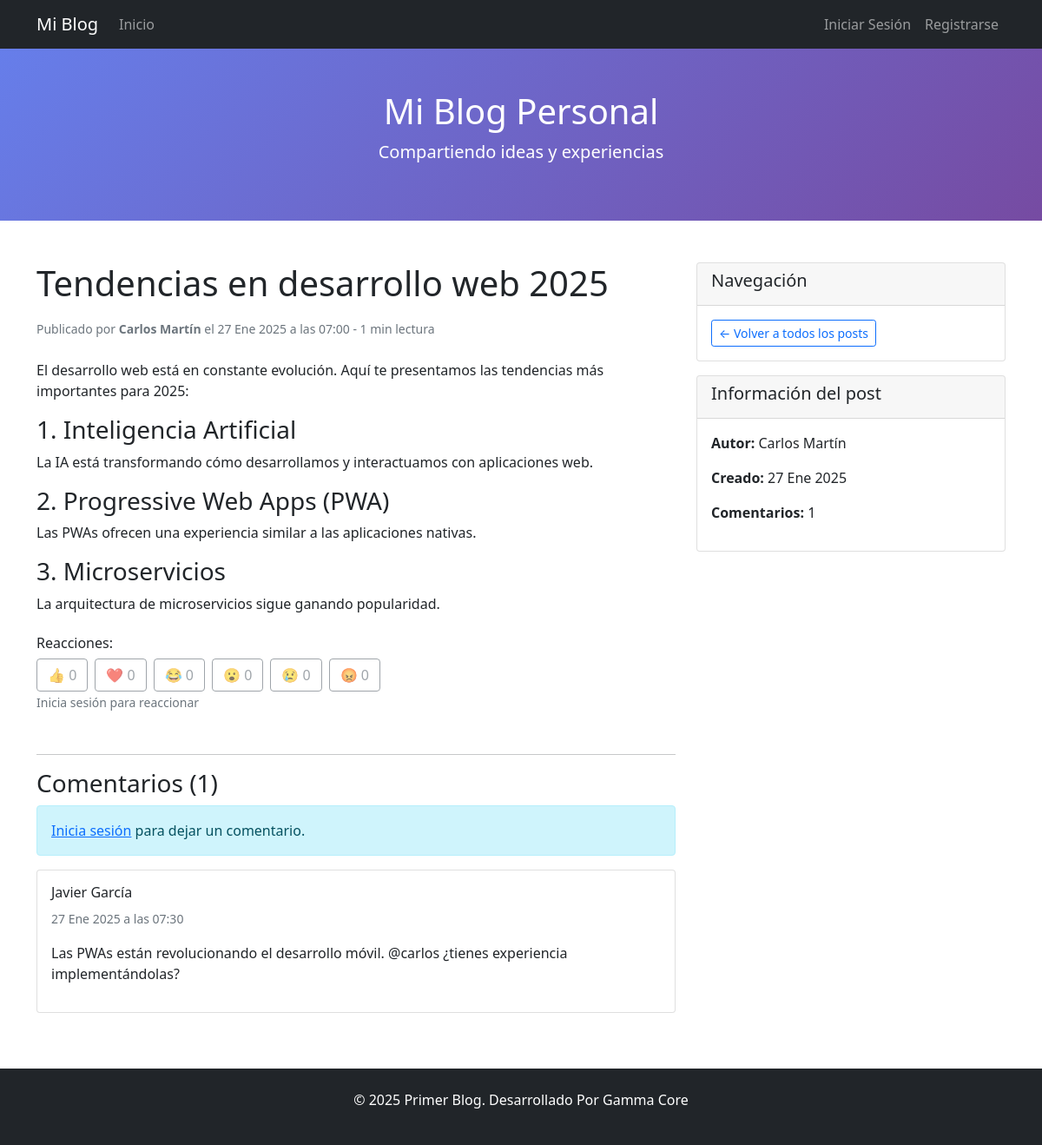
/post/tendencias-desarrollo-web-2025/, run on the app's committed database.
### blog/models.py (models this page shows, shortened)
class Post(models.Model):
    title = models.CharField(max_length=200, verbose_name='Título')
    slug = models.SlugField(max_length=200, unique=True)
    author = models.ForeignKey(User, on_delete=models.CASCADE, verbose_name='Autor')
    content = RichTextField(verbose_name='Contenido')
    excerpt = models.TextField(max_length=300, blank=True, verbose_name='Resumen')
    cover_image = models.ImageField(upload_to='posts/', blank=True, null=True, verbose_name='Imagen de portada')
    tags = TaggableManager(verbose_name='Etiquetas')
    created_date = models.DateTimeField(default=timezone.now, verbose_name='Fecha de creación')
    published_date = models.DateTimeField(blank=True, null=True, verbose_name='Fecha de publicación')
    published = models.BooleanField(default=False, verbose_name='Publicado')
    class Meta:
        ordering = ['-created_date']
        verbose_name = 'Post'
        verbose_name_plural = 'Posts'
    @property
    def reading_time(self):
        text = strip_tags(self.content or "")
        word_count = len(text.split())
        minutes = math.ceil(word_count / 200) if word_count > 0 else 1
        return max(1, int(minutes))
    def get_rating_count(self):
        return self.reviews.count()
    def get_approved_comments_count(self):
        return self.comments.filter(is_approved=True).count()

class Comment(models.Model):
    post = models.ForeignKey(Post, on_delete=models.CASCADE, related_name='comments')
    author = models.ForeignKey(User, on_delete=models.CASCADE, verbose_name='Autor', null=True, blank=True)
    name = models.CharField(max_length=100, verbose_name='Nombre', blank=True)
    email = models.EmailField(verbose_name='Email', blank=True)
    content = models.TextField(verbose_name='Comentario')
    created_date = models.DateTimeField(auto_now_add=True, verbose_name='Fecha')
    is_approved = models.BooleanField(default=False, verbose_name='Aprobado')
    pinned = models.BooleanField(default=False, verbose_name='Fijado')
    class Meta:
        ordering = ['created_date']
        verbose_name = 'Comentario'
        verbose_name_plural = 'Comentarios'

### blog/views.py (the view, shortened to what this page needs)
# urls.py: path('post/<slug:slug>/', views.post_detail, name='post_detail'),
def post_detail(request, slug):
    post = get_object_or_404(Post, slug=slug, published=True)
    comments = post.comments.filter(is_approved=True).annotate(
        score=models.Sum('votes__vote')
    ).order_by('-pinned', '-score', 'created_date')
    new_comment = None
    user_review = None
    user_reaction = None
    can_moderate = False
    if request.user.is_authenticated and request.user == post.author:
        can_moderate = True
        comments = post.comments.all().annotate(
            score=models.Sum('votes__vote')
        ).order_by('-pinned', '-score', 'created_date')
    if request.method == 'POST':
        if 'comment' in request.POST:
            if not request.user.is_authenticated:
                messages.error(request, 'Debes iniciar sesión para comentar.')
                return redirect('blog:login')
            comment_form = CommentForm(data=request.POST)
            if comment_form.is_valid():
                new_comment = comment_form.save(commit=False)
                new_comment.post = post
                new_comment.author = request.user
                new_comment.save()
                detect_mentions(new_comment.content, post, request.user)
                send_comment_notification(post, request.user)
                messages.success(request, '¡Tu comentario ha sido añadido y está pendiente de aprobación!')
                return redirect('blog:post_detail', slug=post.slug)
        else:
            comment_form = CommentForm()
        if 'review' in request.POST:
            if not request.user.is_authenticated:
                messages.error(request, 'Debes iniciar sesión para calificar.')
                return redirect('blog:login')
            review_form = ReviewForm(data=request.POST)
            if review_form.is_valid():
                review, created = Review.objects.get_or_create(
                    post=post,
                    user=request.user,
                    defaults=review_form.cleaned_data
                )
                if not created:
                    review.rating = review_form.cleaned_data['rating']
                    review.comment = review_form.cleaned_data['comment']
                    review.save()
                    messages.success(request, '¡Tu calificación ha sido actualizada!')
                else:
                    messages.success(request, '¡Gracias por tu calificación!')
                return redirect('blog:post_detail', slug=post.slug)
        else:
            review_form = ReviewForm()
    else:
        comment_form = CommentForm()
        review_form = ReviewForm()
    comment_votes = {}
    if request.user.is_authenticated:
        for comment in comments:
            comment_votes[comment.id] = comment.get_user_vote(request.user)
    return render(request, 'blog/post_detail.html', {
        'post': post,
        'comments': comments,
        'approved_comments_count': post.get_approved_comments_count(),
        'new_comment': new_comment,
        'comment_form': comment_form,
        'review_form': review_form,
        'user_review': user_review,
        'user_reaction': user_reaction,
        'can_moderate': can_moderate,
        'reaction_types': Reaction.REACTION_TYPES,
        'comment_votes': comment_votes
    })

### blog/templates/blog/post_detail.html (shortened to what this page needs)
{% extends 'base.html' %}
{% block content %}
<div class="row">
    <div class="col-md-8">
        <article class="mb-5">
            <h1 class="mb-3">{{ post.title }}</h1>
            <div class="text-muted mb-4">
                <small>
                    Publicado por <strong>{{ post.author.first_name }} {{ post.author.last_name }}</strong>
                    el {{ post.published_date|date:"d M Y \a \l\a\s H:i" }} - {{ post.reading_time }} min lectura
                </small>
            </div>
            <div class="post-content">
                {{ post.content|safe }}
            </div>
            <div class="reactions-section mt-4 mb-4">
                <h6>Reacciones:</h6>
                <div class="reactions-container d-flex gap-2 flex-wrap">
                    {% for reaction_type, reaction_label in reaction_types %}
                        {% if user.is_authenticated %}
                            <button class="btn btn-outline-secondary reaction-btn"
                                    data-reaction="{{ reaction_type }}"
                                    data-post-slug="{{ post.slug }}">
                                <span class="reaction-emoji">{{ reaction_type }}</span>
                                <span class="reaction-count" id="count-{{ reaction_type }}">0</span>
                            </button>
                        {% else %}
                            <div class="btn btn-outline-secondary disabled" title="Inicia sesión para reaccionar">
                                <span class="reaction-emoji">{{ reaction_type }}</span>
                                <span class="reaction-count" id="count-{{ reaction_type }}">0</span>
                            </div>
                        {% endif %}
                    {% endfor %}
                </div>
                {% if not user.is_authenticated %}
                    <small class="text-muted">Inicia sesión para reaccionar</small>
                {% endif %}
            </div>
        </article>
        <hr>
        <div class="comments-section">
            <h3>Comentarios ({{ approved_comments_count }})</h3>
            {% if user.is_authenticated %}
                <div class="card mb-4">
                    <div class="card-header">
                        <h5>Deja tu comentario</h5>
                    </div>
                    <div class="card-body">
                        <form method="post">
                            {% csrf_token %}
                            <input type="hidden" name="comment" value="1">
                            <div class="mb-3">
                                {{ comment_form.content }}
                            </div>
                            <button type="submit" class="btn btn-success">
                                <i class="fas fa-comment"></i> Publicar comentario
                            </button>
                        </form>
                    </div>
                </div>
            {% else %}
                <div class="alert alert-info">
                    <a href="{% url 'blog:login' %}">Inicia sesión</a> para dejar un comentario.
                </div>
            {% endif %}
            {% for comment in comments %}
                <div class="card mb-3 {% if not comment.is_approved %}border-warning{% endif %} {% if comment.pinned %}border-primary{% endif %}">
                    <div class="card-body">
                        <div class="d-flex justify-content-between align-items-start">
                            <div class="flex-grow-1">
                                <h6 class="card-title">
                                    {{ comment.author.first_name }} {{ comment.author.last_name }}
                                </h6>
                                <small class="text-muted">{{ comment.created_date|date:"d M Y \a \l\a\s H:i" }}</small>
                            </div>
                        </div>
                        <p class="card-text mt-2">{{ comment.content|linebreaks }}</p>
                    </div>
                </div>
            {% empty %}
                <div class="alert alert-info">
                    <p>No hay comentarios aún. ¡Sé el primero en comentar!</p>
                </div>
            {% endfor %}
        </div>
    </div>
    <div class="col-md-4">
        <div class="card mb-3">
            <div class="card-header">
                <h5>Navegación</h5>
            </div>
            <div class="card-body">
                <a href="{% url 'blog:post_list' %}" class="btn btn-outline-primary btn-sm">
                    ← Volver a todos los posts
                </a>
            </div>
        </div>
        <div class="card">
            <div class="card-header">
                <h5>Información del post</h5>
            </div>
            <div class="card-body">
                <p><strong>Autor:</strong> {{ post.author.first_name }} {{ post.author.last_name }}</p>
                <p><strong>Creado:</strong> {{ post.created_date|date:"d M Y" }}</p>
                <p><strong>Comentarios:</strong> {{ comments.count }}</p>
            </div>
        </div>
    </div>
</div>
{% endblock %}

### data on the page
Post: title "Tendencias en desarrollo web 2025", author.first_name "Carlos", author.last_name "Martín", published_date "27 Ene 2025 a las 07:00", reading_time "1", content "El desarrollo web está en constante evolución. Aquí te presentamos las tendencias más importantes para 2025: 1. Inteligencia Artificial La IA está transformando cómo desarrollamos y interactuamos con aplicaciones web. 2. Progressive Web Apps (PWA) Las PWAs ofrecen una experiencia similar a las aplicaciones nativas. 3. Microservicios La arquitectura de microservicios sigue ganando popularidad.", created_date "27 Ene 2025"
Comment: author.first_name "Javier", author.last_name "García", created_date "27 Ene 2025 a las 07:30", content "Las PWAs están revolucionando el desarrollo móvil. @carlos ¿tienes experiencia implementándolas?"

### other printed values
{{ reaction_type }} "👍" "❤️" "😂" "😮" "😢" "😡"
{{ approved_comments_count }} "1"
{{ comments.count }} "1"
